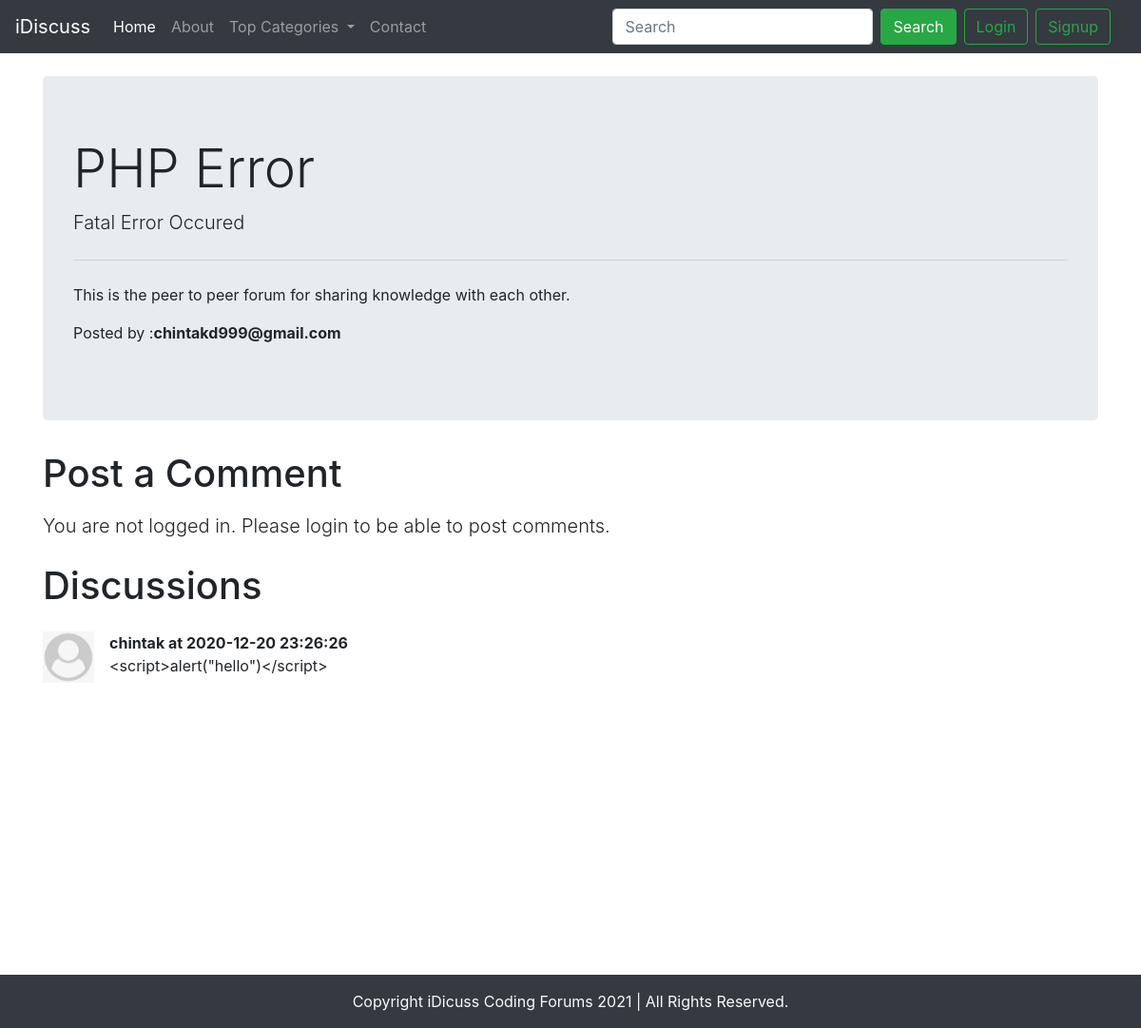
Page /thread.php?threadid=2 on the committed database.
### tables this page shows
CREATE TABLE IF NOT EXISTS `threads` (
  `thread_id` int(7) NOT NULL AUTO_INCREMENT,
  `thread_title` varchar(255) NOT NULL,
  `thread_desc` text NOT NULL,
  `thread_cat_id` int(7) NOT NULL,
  `thread_user_id` int(7) NOT NULL,
  `timestamp` datetime NOT NULL DEFAULT CURRENT_TIMESTAMP,
  PRIMARY KEY (`thread_id`)
);

CREATE TABLE IF NOT EXISTS `users` (
  `sno` int(8) NOT NULL AUTO_INCREMENT,
  `user_email` varchar(30) NOT NULL,
  `user_pass` varchar(255) NOT NULL,
  `timestamp` datetime NOT NULL DEFAULT CURRENT_TIMESTAMP,
  PRIMARY KEY (`sno`)
);

CREATE TABLE IF NOT EXISTS `comments` (
  `comment_id` int(8) NOT NULL AUTO_INCREMENT,
  `comment_content` text NOT NULL,
  `thread_id` int(8) NOT NULL,
  `comment_by` int(8) NOT NULL,
  `comment_time` datetime NOT NULL DEFAULT CURRENT_TIMESTAMP,
  PRIMARY KEY (`comment_id`)
);

### thread.php (the view, shortened to what this page needs)
<!doctype html>
<html lang="en">
<head>
    <link rel="stylesheet" href="https://maxcdn.bootstrapcdn.com/bootstrap/4.0.0/css/bootstrap.min.css"
>
</head>
<body>
    <?php
        include('partials/header.php');
        include('partials/db_connect.php');
        $id = $_GET['threadid'];
        $sql = "SELECT * FROM `threads` WHERE thread_id=$id";
        $result = mysqli_query($conn,$sql);
        while($row = mysqli_fetch_assoc($result)){
            $title = $row['thread_title'];
            $desc = $row['thread_desc'];
            $thread_user_id = $row['thread_user_id'];
            $sql2 = "SELECT user_email FROM `users` where sno='$thread_user_id'";
            $result2 = mysqli_query($conn,$sql2);
            $row2 = mysqli_fetch_assoc($result2);
            $posted_by = $row2['user_email'];
        }
    ?>
    <div class="container my-4">
        <div class="jumbotron">
            <h1 class="display-4"><?php echo $title;?></h1>
            <p class="lead"><?php echo $desc; ?></p>
            <hr class="my-4">
            <p>This is the peer to peer forum for sharing knowledge with each other.</p>
            <p>Posted by :<b><?php  echo $posted_by; ?></b></p>
        </div>
    </div>
    <?php
    if(isset($_SESSION['loggedin']) && $_SESSION['loggedin'] == true){
    echo '<div class="container">
        <h1>Post a Comment</h1>
            <form action="' . $_SERVER['REQUEST_URI'] . '" method="POST">
                <div class="form-group">
                    <label for="exampleFormControlTextarea1">Type Your Comment</label>
                    <textarea class="form-control" id="comment" name="comment" rows="3"></textarea>
                    <input type="hidden" name="sno" value="' . $_SESSION["sno"]. '">
                </div>
                <button type="submit" class="btn btn-success">Post Comment</button>
            </form>
        </div>';
    }else{
        echo '<div class="container my-4">
            <h1 class="my-3">Post a Comment</h1>
            <p class="lead">You are not logged in. Please login to be able to post comments.</p>
        </div>';
    }
    ?>
    <div class="container" id="ques">
        <h1 class="my-4">Discussions</h1>
        <?php
            $threadid = $_GET['threadid'];
            $sql = "SELECT * FROM `comments` WHERE thread_id = $threadid";
            $result = mysqli_query($conn,$sql);
            while($row = mysqli_fetch_assoc($result)){
                $content = $row['comment_content'];
                $comment_time = $row['comment_time'];
                $comment_by = $row['comment_by'];
                $sql2 = "SELECT user_email FROM `users` where sno='$comment_by'";
                $result2 = mysqli_query($conn,$sql2);
                $row2 = mysqli_fetch_assoc($result2);
        echo '<div class="media my-4">
            <img class="mr-3" src="img/user.png" width="54px" alt="Generic placeholder image">
            <div class="media-body">
                <p class="font-weight-bold my-0">' . $row2['user_email'] . ' at ' . $comment_time . '</p>
                ' . $content . '
            </div>
        </div>';
        }
    ?>
    </div>
    <?php
        include('partials/footer.php');
    ?>
</body>
</html>

### thread.php (style rules this page uses)
#ques { min-height: 433px; }

### rows in the picture
threads: thread_title "PHP Error", thread_desc "Fatal Error Occured"
users: user_email "chintakd999@gmail.com"
comments: users.user_email "chintak", comment_time "2020-12-20 23:26:26", comment_content "<script>alert(\"hello\")</script>"
